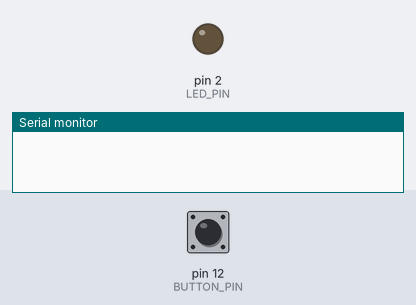
This sketch was run on a simulated Arduino Uno, built with avr-gcc and run on an emulated ATmega328P. On the bench: output pins drawn as LEDs (lit = HIGH), the last lines printed to the serial monitor. The inputs (shaded band) are chosen by the test bench; at power-on: pin 12 (BUTTON_PIN) HIGH.

Above: at 1.2 s.
1.3 s: pin 12 (BUTTON_PIN) pulled LOW for 0.15 s
At 1.7 s:
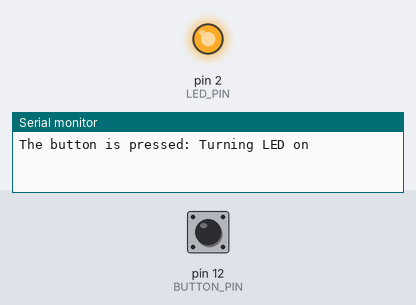
2.9 s: pin 12 (BUTTON_PIN) pulled LOW for 1 s
At 4.1 s:
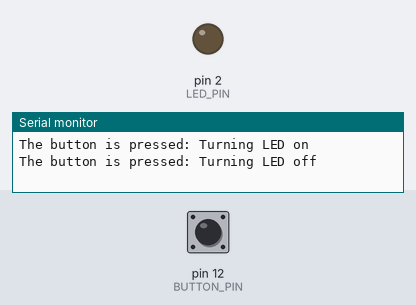
5.4 s: pin 12 (BUTTON_PIN) pulled LOW for 3.2 s
At 6.0 s:
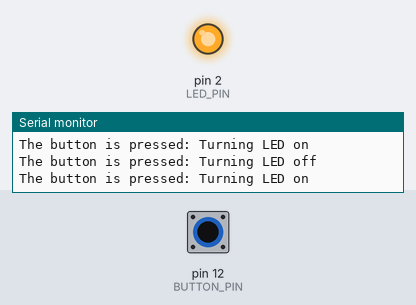
Timing chart, 0 to 8.4 s (numbered marks = the images above; inputs shaded):
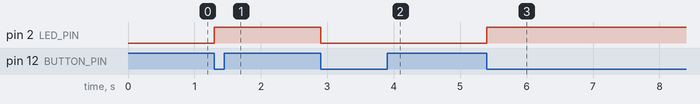

The sketch:

toggle_LED_using_pushButton.ino
```cpp
const int BUTTON_PIN = 12;  // GPIO pin 12 for button
const int LED_PIN    = 2;   // GPIO pin 2 for LED

int ledState = LOW;        //current state of LED  is off
int lastButtonState;        // previous state of button
int currentButtonState;   //current state of button

void setup() {
  Serial.begin(115200);
  pinMode(BUTTON_PIN, INPUT);  // set GPIO 12 pin to input mode for button
  pinMode(LED_PIN, OUTPUT);      // set GPIO 2 pin to output mode for LED

  currentButtonState = digitalRead(BUTTON_PIN); // current value is low for pin 12
}

void loop() {
  lastButtonState    = currentButtonState;                // save the last state of button press
  currentButtonState = digitalRead(BUTTON_PIN); // read new state after pressing button

  if(lastButtonState == HIGH && currentButtonState == LOW) {
    Serial.print("The button is pressed: ");

    // toggle state of LED
    if(ledState == LOW) {
       ledState = HIGH;
       Serial.println("Turning LED on");
    }
    else {
      ledState = LOW;
      Serial.println("Turning LED off");
    }

    digitalWrite(LED_PIN, ledState);  //turns the LED on or off based on state
  }
}
```

Measured:
- after the input at 1.3 s, pin 2 (LED_PIN): LOW → HIGH at once
- after the input at 2.9 s, pin 2 (LED_PIN): HIGH → LOW at once
- after the input at 5.4 s, pin 2 (LED_PIN): LOW → HIGH at once
